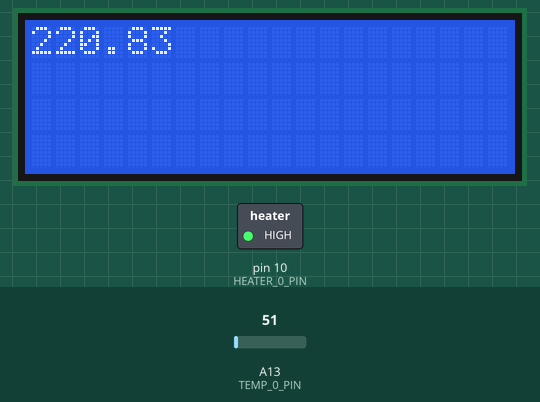
Simulated run of this sketch. Board: Arduino Mega 2560, built with avr-gcc and run on an emulated ATmega2560. Parts: 20×4 character LCD, switched loads named in the sketch (green lamp = pin HIGH). Inputs (shaded band) come from the test bench; at power-on: A13 (TEMP_0_PIN) = 51.

Above: at 1.2 s.
1.3 s: A13 (TEMP_0_PIN) set to 61
At 2.0 s:
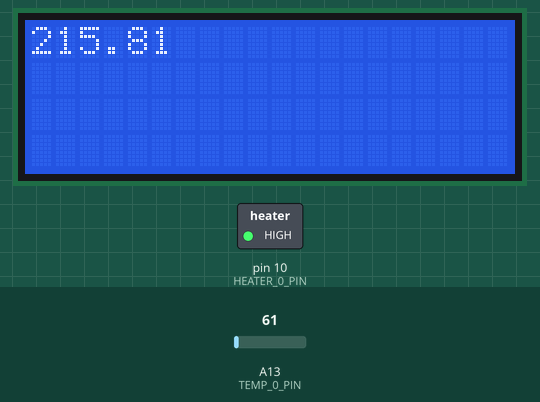
2.8 s: A13 (TEMP_0_PIN) set to 71
At 5.6 s:
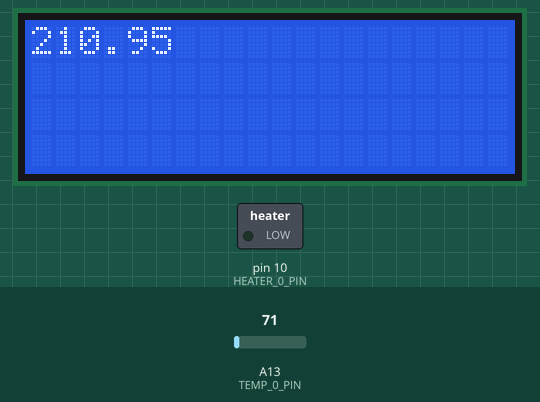
5.8 s: A13 (TEMP_0_PIN) set to 86
At 6.5 s:
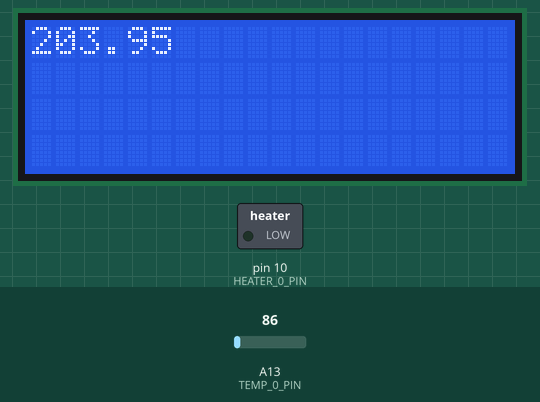
Timing chart, 0 to 8.8 s (numbered marks = the images above; inputs shaded):
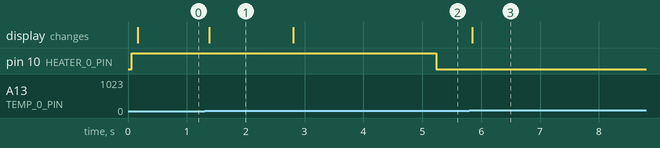

The sketch:

Grza_ka.ino
```cpp
#include <LiquidCrystal.h>
#define a -5.16520255795299e-07
#define b 8.719375419247528e-04
#define c -0.594359941886608
#define d 2.489426557571541e+02
#define HEATER_0_PIN       10
 int i=0;
double x, y;
#define TEMP_0_PIN         13   // Analog Input
LiquidCrystal lcd(16, 17, 23, 25, 27, 29);
void setup() {
  // put your setup code here, to run once:
  lcd.begin(20, 4);
  pinMode(HEATER_0_PIN, OUTPUT);


}

void loop() {

  // put your main code here, to run repeatedly:
  lcd.setCursor(0, 0);
  if (i<=50)
    {digitalWrite(HEATER_0_PIN, HIGH);
    i++;}
  else
    digitalWrite(HEATER_0_PIN, LOW);

  delay(100);


  x = (double)analogRead(TEMP_0_PIN);
  y = a * x * x * x + b * x * x + c * x + d;
  lcd.print(y);

}
```

Measured:
- after the input at 1.3 s, the display: changes after 0.08 s (image 1)
- after the input at 2.8 s, the display: changes at once (image 2)
- after the input at 5.8 s, the display: changes after 0.05 s (image 3)
